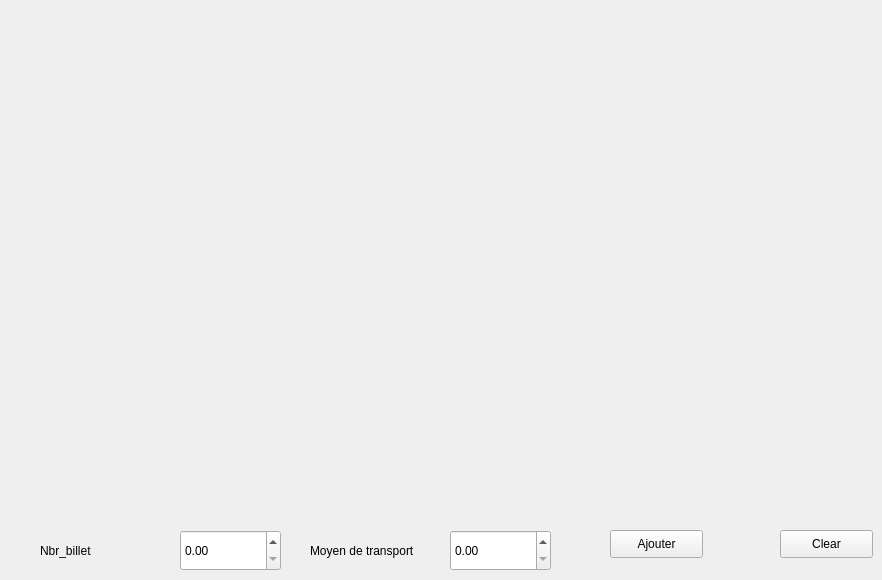
      <widget class="QWidget" name="tab_6">
       <attribute name="title">
        <string>stats</string>
       </attribute>
       <widget class="QCustomPlot" name="plot" native="true">
        <property name="geometry">
         <rect>
          <x>40</x>
          <y>20</y>
          <width>801</width>
          <height>471</height>
         </rect>
        </property>
       </widget>
       <widget class="QDoubleSpinBox" name="spin_y">
        <property name="geometry">
         <rect>
          <x>180</x>
          <y>530</y>
          <width>101</width>
          <height>41</height>
         </rect>
        </property>
       </widget>
       <widget class="QPushButton" name="B_ajouter">
        <property name="geometry">
         <rect>
          <x>610</x>
          <y>530</y>
          <width>93</width>
          <height>28</height>
         </rect>
        </property>
        <property name="text">
         <string>Ajouter</string>
        </property>
       </widget>
       <widget class="QPushButton" name="B_clear">
        <property name="geometry">
         <rect>
          <x>780</x>
          <y>530</y>
          <width>93</width>
          <height>28</height>
         </rect>
        </property>
        <property name="text">
         <string>Clear</string>
        </property>
       </widget>
       <widget class="QLabel" name="label_25">
        <property name="geometry">
         <rect>
          <x>40</x>
          <y>530</y>
          <width>121</width>
          <height>41</height>
         </rect>
        </property>
        <property name="text">
         <string>Nbr_billet</string>
        </property>
       </widget>
       <widget class="QDoubleSpinBox" name="spin_x">
        <property name="geometry">
         <rect>
          <x>450</x>
          <y>530</y>
          <width>101</width>
          <height>41</height>
         </rect>
        </property>
       </widget>
       <widget class="QLabel" name="label_27">
        <property name="geometry">
         <rect>
          <x>310</x>
          <y>530</y>
          <width>121</width>
          <height>41</height>
         </rect>
        </property>
        <property name="text">
         <string>Moyen de transport</string>
        </property>
       </widget>
      </widget>
